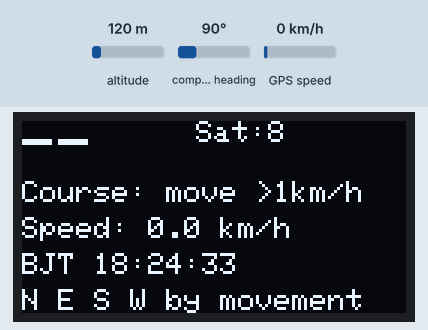
A sketch run on a simulated ESP8266 (Wemos D1 mini). On the bench: 128×64 one-colour display. The inputs (shaded band) are chosen by the test bench; at power-on: GPS speed 0 km/h, compass heading 90°, altitude 120 m. The GPS gets a fix after 3 s at 37.7749, -122.4194 with 8 satellites; what the sketch prints to the serial monitor is not drawn.

Above: at 3.3 s.
3.4 s: GPS speed set to 2 km/h
At 4.5 s:
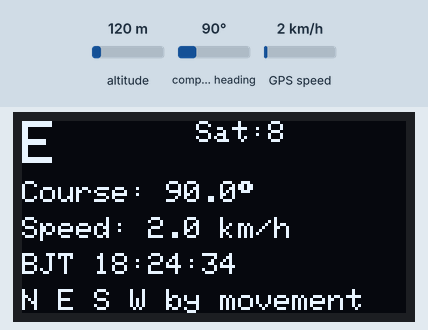
7.4 s: compass heading set to 7°
At 8.9 s:
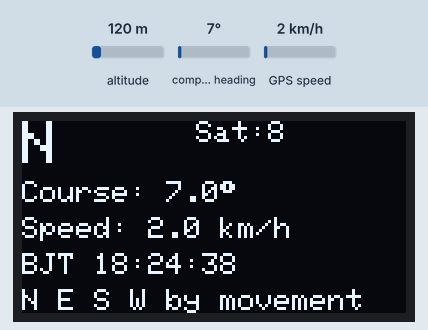
11.4 s: compass heading set to 180°
At 13.0 s:
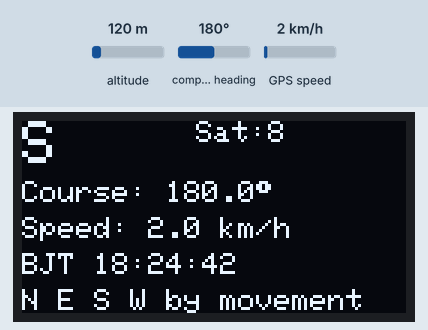
15.4 s: compass heading set to 269°
At 17.0 s:
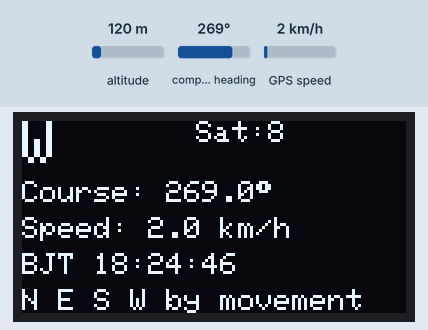
19.4 s: GPS speed set to 30 km/h
At 20.9 s:
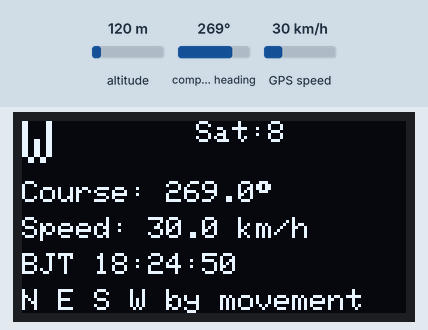
Timing chart, 0 to 22.4 s (numbered marks = the images above; inputs shaded):
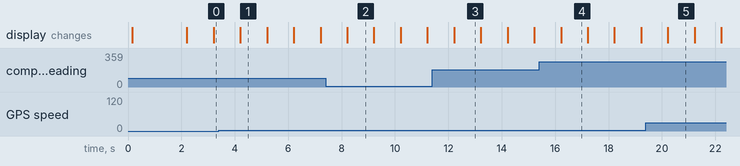

Measured:
- the behaviour switches between 0 and 1 km/h on GPS speed (found by bisection; images 0 and 1)
- after the input at 3.4 s, the display: changes after 0.81 s (image 1)
- after the input at 7.4 s, the display: changes after 0.81 s (image 2)
- after the input at 11.4 s, the display: changes after 0.82 s (image 3)
- after the input at 15.4 s, the display: changes after 0.82 s (image 4)
- what the display in image 1 shows lasts 1.0 s, from 4.2 s to 5.2 s

The sketch:

oled_gps.ino
```cpp
#include <Arduino.h>
#include <Wire.h>
#include <SoftwareSerial.h>
#include <TinyGPS++.h>
#include <Adafruit_GFX.h>
#include <Adafruit_SSD1306.h>

#define SCREEN_WIDTH 128
#define SCREEN_HEIGHT 64
#define OLED_RESET -1
#define OLED_ADDRESS 0x3C

const uint8_t OLED_SDA_PIN = D2;
const uint8_t OLED_SCL_PIN = D1;
const uint8_t GPS_RX_PIN = D5;  // D1 mini RX pin: connect to NEO-6M TX
const uint8_t GPS_TX_PIN = D6;  // D1 mini TX pin: connect to NEO-6M RX, optional
const uint32_t GPS_BAUD = 9600;
const uint32_t SERIAL_BAUD = 115200;
const uint32_t DISPLAY_INTERVAL_MS = 1000;
const uint32_t NO_GPS_DATA_WARNING_MS = 5000;

Adafruit_SSD1306 display(SCREEN_WIDTH, SCREEN_HEIGHT, &Wire, OLED_RESET);
SoftwareSerial gpsSerial(GPS_RX_PIN, GPS_TX_PIN);
TinyGPSPlus gps;

uint32_t lastDisplayUpdate = 0;
uint32_t lastGpsByteAt = 0;
uint32_t gpsBytesRead = 0;
bool oledReady = false;

struct BeijingTime {
  int year;
  int month;
  int day;
  int hour;
  int minute;
  int second;
  bool valid;
};

bool isLeapYear(int year) {
  return (year % 4 == 0 && year % 100 != 0) || (year % 400 == 0);
}

int daysInMonth(int year, int month) {
  static const int days[] = {31, 28, 31, 30, 31, 30, 31, 31, 30, 31, 30, 31};

  if (month == 2 && isLeapYear(year)) {
    return 29;
  }

  return days[month - 1];
}

BeijingTime getBeijingTime() {
  BeijingTime beijingTime;
  beijingTime.valid = false;

  if (!gps.date.isValid() || !gps.time.isValid()) {
    return beijingTime;
  }

  beijingTime.year = gps.date.year();
  beijingTime.month = gps.date.month();
  beijingTime.day = gps.date.day();
  beijingTime.hour = gps.time.hour() + 8;
  beijingTime.minute = gps.time.minute();
  beijingTime.second = gps.time.second();

  if (beijingTime.hour >= 24) {
    beijingTime.hour -= 24;
    beijingTime.day++;

    if (beijingTime.day > daysInMonth(beijingTime.year, beijingTime.month)) {
      beijingTime.day = 1;
      beijingTime.month++;

      if (beijingTime.month > 12) {
        beijingTime.month = 1;
        beijingTime.year++;
      }
    }
  }

  beijingTime.valid = true;
  return beijingTime;
}

const char *courseToCardinal(double courseDegrees) {
  static const char *directions[] = {
    "N", "NE", "E", "SE", "S", "SW", "W", "NW"
  };

  uint8_t index = (uint8_t)((courseDegrees + 22.5) / 45.0) % 8;
  return directions[index];
}

void drawCenteredText(const char *text, int16_t y, uint8_t textSize) {
  int16_t x1;
  int16_t y1;
  uint16_t width;
  uint16_t height;

  display.setTextSize(textSize);
  display.getTextBounds(text, 0, y, &x1, &y1, &width, &height);
  display.setCursor((SCREEN_WIDTH - width) / 2, y);
  display.print(text);
}

void drawProgressBar(uint8_t progressStep) {
  const int16_t x = 0;
  const int16_t y = 56;
  const int16_t width = 128;
  const int16_t height = 8;
  const int16_t segmentWidth = 20;
  const int16_t maxOffset = width - segmentWidth - 2;
  const int16_t offset = (progressStep * 8) % maxOffset;

  display.drawRect(x, y, width, height, SSD1306_WHITE);
  display.fillRect(x + 1 + offset, y + 1, segmentWidth, height - 2, SSD1306_WHITE);
}

void showBootScreen() {
  if (!oledReady) {
    return;
  }

  display.clearDisplay();
  display.setTextColor(SSD1306_WHITE);
  drawCenteredText("OLED GPS", 0, 2);
  display.setTextSize(1);
  display.setCursor(0, 22);
  display.println("OLED: OK 0x3C");
  display.println("GPS:  NEO-6M");
  display.print("Baud: ");
  display.println(GPS_BAUD);
  display.println("I2C: SDA D2 SCL D1");
  display.display();
}

void showSearchingScreen() {
  uint32_t uptimeSeconds = millis() / 1000;
  uint8_t satellites = gps.satellites.isValid() ? gps.satellites.value() : 0;
  bool noGpsData = gpsBytesRead == 0 || (millis() - lastGpsByteAt > NO_GPS_DATA_WARNING_MS);
  uint8_t animationStep = uptimeSeconds % 4;

  display.clearDisplay();
  display.setTextColor(SSD1306_WHITE);
  display.setTextSize(1);
  display.setCursor(0, 0);
  display.print("Searching GPS");
  for (uint8_t i = 0; i < animationStep; i++) {
    display.print('.');
  }

  display.setCursor(0, 12);
  display.print("Sat: ");
  if (gps.satellites.isValid()) {
    display.print(satellites);
  } else {
    display.print("--");
  }

  display.setCursor(64, 12);
  display.print("Run: ");
  display.print(uptimeSeconds);
  display.print('s');

  display.setCursor(0, 24);
  display.print("Chars: ");
  display.print(gpsBytesRead);

  display.setCursor(0, 36);
  if (noGpsData) {
    display.print("No GPS data");
    display.setCursor(0, 46);
    display.print("Check TX/RX & power");
  } else {
    display.print("Receiving NMEA data");
    display.setCursor(0, 46);
    display.print("Move to open sky");
  }

  drawProgressBar(uptimeSeconds);
  display.display();
}

void showFixedScreen() {
  BeijingTime beijingTime = getBeijingTime();
  bool courseReady = gps.course.isValid() && gps.course.age() < 5000 && gps.speed.kmph() >= 1.0;
  bool speedReady = gps.speed.isValid() && gps.speed.age() < 5000;
  double courseDegrees = courseReady ? gps.course.deg() : 0.0;

  display.clearDisplay();
  display.setTextColor(SSD1306_WHITE);
  display.setTextSize(2);
  display.setCursor(0, 0);
  if (courseReady) {
    display.print(courseToCardinal(courseDegrees));
  } else {
    display.print("--");
  }

  display.setTextSize(1);
  display.setCursor(58, 0);
  display.print("Sat:");
  if (gps.satellites.isValid()) {
    display.print(gps.satellites.value());
  } else {
    display.print("--");
  }

  display.setCursor(0, 20);
  display.print("Course: ");
  if (courseReady) {
    display.print(courseDegrees, 1);
    display.print((char)247);
  } else {
    display.print("move >1km/h");
  }

  display.setCursor(0, 32);
  display.print("Speed: ");
  if (speedReady) {
    display.print(gps.speed.kmph(), 1);
    display.print(" km/h");
  } else {
    display.print("--.- km/h");
  }

  display.setCursor(0, 44);
  if (beijingTime.valid) {
    char timeLine[24];
    snprintf(timeLine, sizeof(timeLine), "BJT %02d:%02d:%02d", beijingTime.hour, beijingTime.minute, beijingTime.second);
    display.print(timeLine);
  } else {
    display.print("Time syncing...");
  }

  display.setCursor(0, 56);
  display.print("N E S W by movement");

  display.display();
}

void updateDisplay() {
  if (!oledReady || millis() - lastDisplayUpdate < DISPLAY_INTERVAL_MS) {
    return;
  }

  lastDisplayUpdate = millis();

  if (gps.location.isValid() && gps.location.age() < 5000) {
    showFixedScreen();
  } else {
    showSearchingScreen();
  }
}

void printGpsStatus() {
  static uint32_t lastLogAt = 0;

  if (millis() - lastLogAt < DISPLAY_INTERVAL_MS) {
    return;
  }

  lastLogAt = millis();
  Serial.print("bytes=");
  Serial.print(gpsBytesRead);
  Serial.print(" chars=");
  Serial.print(gps.charsProcessed());
  Serial.print(" sat=");
  if (gps.satellites.isValid()) {
    Serial.print(gps.satellites.value());
  } else {
    Serial.print("--");
  }
  Serial.print(" fix=");
  Serial.print(gps.location.isValid() ? "yes" : "no");

  if (gps.location.isValid()) {
    Serial.print(" lat=");
    Serial.print(gps.location.lat(), 6);
    Serial.print(" lng=");
    Serial.print(gps.location.lng(), 6);
  }

  Serial.println();
}

void setup() {
  Serial.begin(SERIAL_BAUD);
  delay(100);
  Serial.println();
  Serial.println("OLED GPS starting...");

  Wire.begin(OLED_SDA_PIN, OLED_SCL_PIN);
  oledReady = display.begin(SSD1306_SWITCHCAPVCC, OLED_ADDRESS);

  if (!oledReady) {
    Serial.println("OLED init failed. Check address 0x3C/0x3D and SDA/SCL wiring.");
  } else {
    Serial.println("OLED init OK.");
    showBootScreen();
  }

  gpsSerial.begin(GPS_BAUD);
  lastGpsByteAt = millis();
  Serial.println("GPS serial started at 9600 baud.");
  Serial.println("Wiring: GPS TX -> D5, GPS RX -> D6 optional, OLED SDA -> D2, SCL -> D1.");

  delay(2000);
  lastDisplayUpdate = 0;
}

void loop() {
  while (gpsSerial.available() > 0) {
    char incoming = gpsSerial.read();
    gps.encode(incoming);
    gpsBytesRead++;
    lastGpsByteAt = millis();
  }

  updateDisplay();
  printGpsStatus();
}
```
